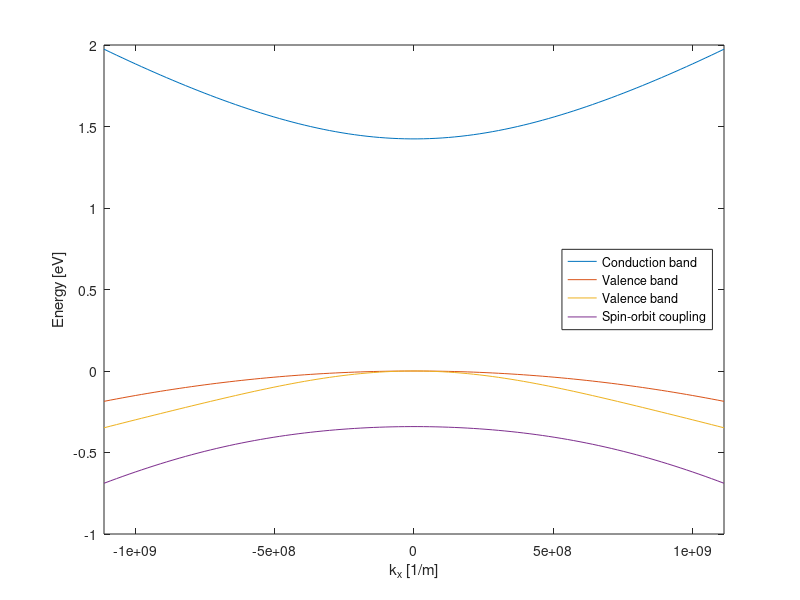

This figure's MATLAB source:
% Define physical constants
m_0 = 5.6667e-12;
h_bar = 6.582e-16;

% Define superconductor constants for GaAs
a = 5.6532e-10;
gamma_1 = 6.79;
gamma_2 = 1.924;
gamma_3 = 2.782;
m_e = 0.0665;
E_p = 28.8;
E_g = 1.424;
E_v = 0; 
delta = 0.341;
P = sqrt(h_bar^2*E_p / (2*m_0));

% Define Hamiltonian parameters
A = h_bar^2 / (2*m_e*m_0) - P^2 * (E_g + 2/3 * delta) / (E_g * (E_g + delta));
L = - h_bar^2 * (1 + gamma_1 + 4*gamma_2) / (2*m_0) + P^2/E_g;
M = - h_bar^2 * (1 + gamma_1 - 2*gamma_2) / (2*m_0);
N = - 3*h_bar^2 * gamma_3 / m_0 + P^2 / E_g;

% Define k-vector mesh
n_points = 100;
k_x_min = -0.1*2*pi/a;
k_x_max = 0.1*2*pi/a;
k_x_mesh = linspace(k_x_min, k_x_max, n_points);
k_y = 0;
k_z = 0;

% Solve for eigenenergies at every k-value
band_structure = zeros(n_points, 8);
for i = 1:n_points
    k_x = k_x_mesh(i);
    k = sqrt(k_x^2 + k_y^2 + k_z^2);

    % Define submatrices and hamiltonian
    G_1 = [E_v + E_g, 1j*P*k_x, 1j*P*k_y, 1j*P*k_z;
        -1j*P*k_x, E_v - delta/3, 0, 0;
        -1j*P*k_y, 0, E_v - delta/3, 0;
        -1j*P*k_z, 0, 0, E_v - delta/3];

    G_2 = [
        A*k^2, 0, 0, 0;
        0, L*k_x^2 + M*(k_y^2 + k_z^2), N*k_x*k_y, N*k_x*k_z;
        0, N*k_x*k_y, L*k_y^2 + M*(k_x^2 + k_z^2), N*k_y*k_z;
        0, N*k_x*k_z, N*k_y*k_z, L*k_z^2 + M*(k_x^2 + k_y^2)];

    G_so = -delta/3 * [0, 0, 0, 0;
        0, 0, 1j, 0;
        0, -1j, 0, 0;
        0, 0, 0, 0];

    GAMMA = -delta/3 * [0, 0, 0, 0;
        0, 0, 0, -1;
        0, 0, 0, 1j;
        0, 1, -1j, 0];

    G = G_1 + G_2 + G_so;

    H = [G, GAMMA;
        -conj(GAMMA), conj(G)];

    % Solve eigenvalue problem
    band_structure(i, :) = eig(H);
end

% Plot the resulting band structure
plot(k_x_mesh, band_structure(:, 8:-2:1))
xlabel('k_x [1/m]');
ylabel('Energy [eV]');

xlim([k_x_min, k_x_max]);

legend('Conduction band', 'Valence band', 'Valence band', 'Spin-orbit coupling', 'Location', 'east');